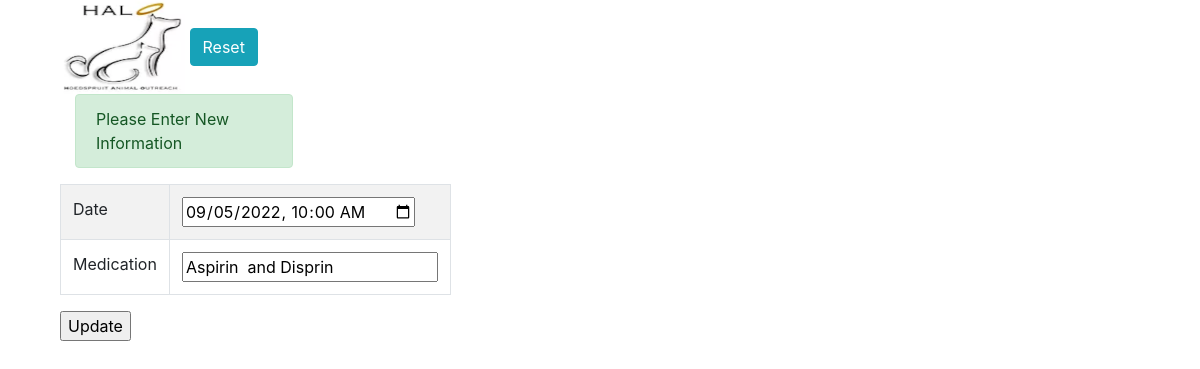
The page /Halo/editmedication.php?function=edit&id=2&patid=18 (signed in) on the database its author committed.
### tables this page shows
CREATE TABLE `Medication` (
  `ID` int(11) NOT NULL AUTO_INCREMENT,
  `Pat_ID` int(11) NOT NULL,
  `Med_Date` datetime DEFAULT NULL,
  `Medication` mediumtext DEFAULT NULL,
  `Facilitator` varchar(45) DEFAULT NULL,
  PRIMARY KEY (`ID`)
);

### Halo/editmedication.php (the view, shortened to what this page needs)
<?php
include('mysqli_connect.php');
?>
<!DOCTYPE html>
<html>
<head>
<link rel="stylesheet" href="./css/bootstrap.min.css">
</head>
<div class="container">
<div class="col-sm-3 head"><div class="float-centre"><img src="/Halo/Images/halo.png" name="Halo_Logo" align="bottom" width="125" height="94" border="0"/>
    <a href="Medication.php?edit=<?php echo $_GET['patid']; ?>" target="_self" class="btn btn-info">Reset</a>    <div class="col-sm-12">
 <div class="alert alert-success">Please Enter New Information</div>
</div>
<?php
$function = $_GET["function"];
if ($function == "edit") {
$medical_id = $_GET["id"];
echo "<form action='editmedication.php?function=edited' method='POST'>";
echo "<table class='table table-striped table-bordered'>";
$sql = "select
    `Med_Date`,
    `Medication`,
    `ID`
from
	`Medication`
where
	`ID` = $medical_id
order by
	`Medication`.`Med_Date`;";
$stmt = mysqli_query($db, $sql);
while ($row = mysqli_fetch_row($stmt)) {
$Tdate = date("Y-m-d\TH:i:s", strtotime($row[0]));
echo "<tr>";
echo "  <td>Date</td>";
echo "  <td><input type='datetime-local' name='edited_Date' value='".$Tdate."'/></td>";
echo "</tr>";
echo "<tr>";
echo "  <td>Medication</td>";
echo "  <td><input type='textarea' id='edited_Medication' name='edited_Medication' value='".$row[1]."'/></textarea></td>";
echo "</tr>";
echo "</table>";
}
echo "<input name='Update' value='Update' type='submit'/>";
echo "</form>";
}
?>

### rows shown on the page
medication: edited_Date "09/05/2022 10:00", edited_Medication "Aspirin and Disprin"
